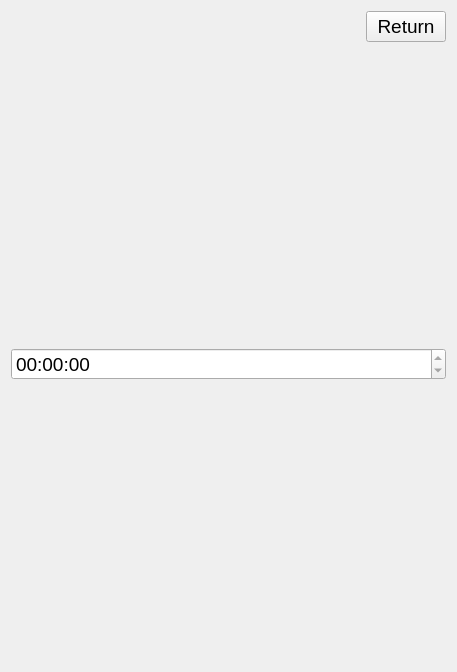
<?xml version="1.0" encoding="UTF-8"?>
<ui version="4.0">
 <class>StudyModeWidget</class>
 <widget class="QWidget" name="StudyModeWidget">
  <property name="geometry">
   <rect>
    <x>0</x>
    <y>0</y>
    <width>457</width>
    <height>672</height>
   </rect>
  </property>
  <property name="windowTitle">
   <string>Form</string>
  </property>
  <layout class="QVBoxLayout" name="verticalLayout_2">
   <item>
    <layout class="QHBoxLayout" name="horizontalLayout">
     <item>
      <spacer name="horizontalSpacer">
       <property name="orientation">
        <enum>Qt::Horizontal</enum>
       </property>
       <property name="sizeHint" stdset="0">
        <size>
         <width>40</width>
         <height>20</height>
        </size>
       </property>
      </spacer>
     </item>
     <item>
      <widget class="QPushButton" name="returnBtn">
       <property name="font">
        <font>
         <pointsize>14</pointsize>
        </font>
       </property>
       <property name="text">
        <string>Return</string>
       </property>
      </widget>
     </item>
    </layout>
   </item>
   <item>
    <spacer name="verticalSpacer">
     <property name="orientation">
      <enum>Qt::Vertical</enum>
     </property>
     <property name="sizeType">
      <enum>QSizePolicy::Fixed</enum>
     </property>
     <property name="sizeHint" stdset="0">
      <size>
       <width>20</width>
       <height>300</height>
      </size>
     </property>
    </spacer>
   </item>
   <item>
    <widget class="QTimeEdit" name="timeEdit">
     <property name="font">
      <font>
       <pointsize>14</pointsize>
      </font>
     </property>
     <property name="readOnly">
      <bool>true</bool>
     </property>
     <property name="displayFormat">
      <string>HH:mm:ss</string>
     </property>
    </widget>
   </item>
   <item>
    <spacer name="verticalSpacer_2">
     <property name="orientation">
      <enum>Qt::Vertical</enum>
     </property>
     <property name="sizeHint" stdset="0">
      <size>
       <width>20</width>
       <height>40</height>
      </size>
     </property>
    </spacer>
   </item>
  </layout>
 </widget>
 <resources/>
 <connections/>
</ui>
